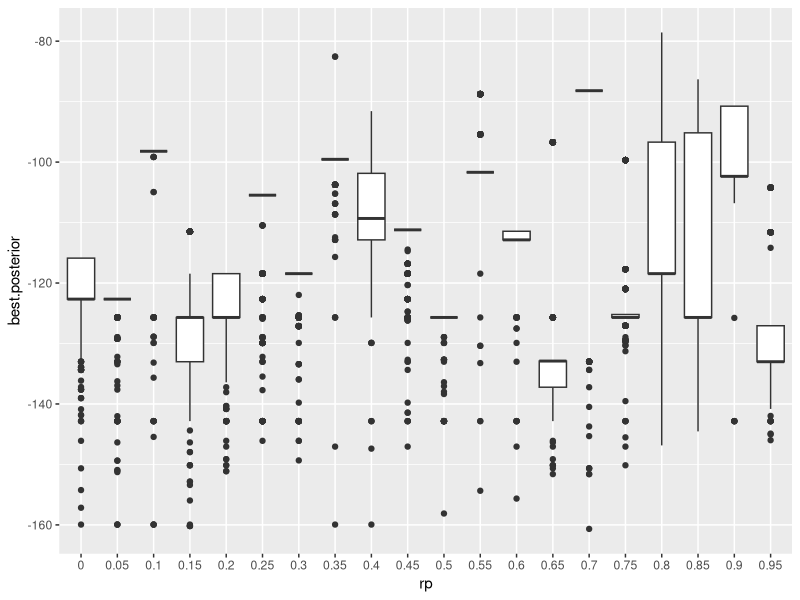

Source code (R):
library(ggplot2)

d <- read.table("o.txt", header=F)
names(d) <- c("rp", "best.posterior", "h")
d$rp <- as.factor(d$rp)

plt <- ggplot(d, aes(x=rp, y=best.posterior)) +
	geom_boxplot()
	
